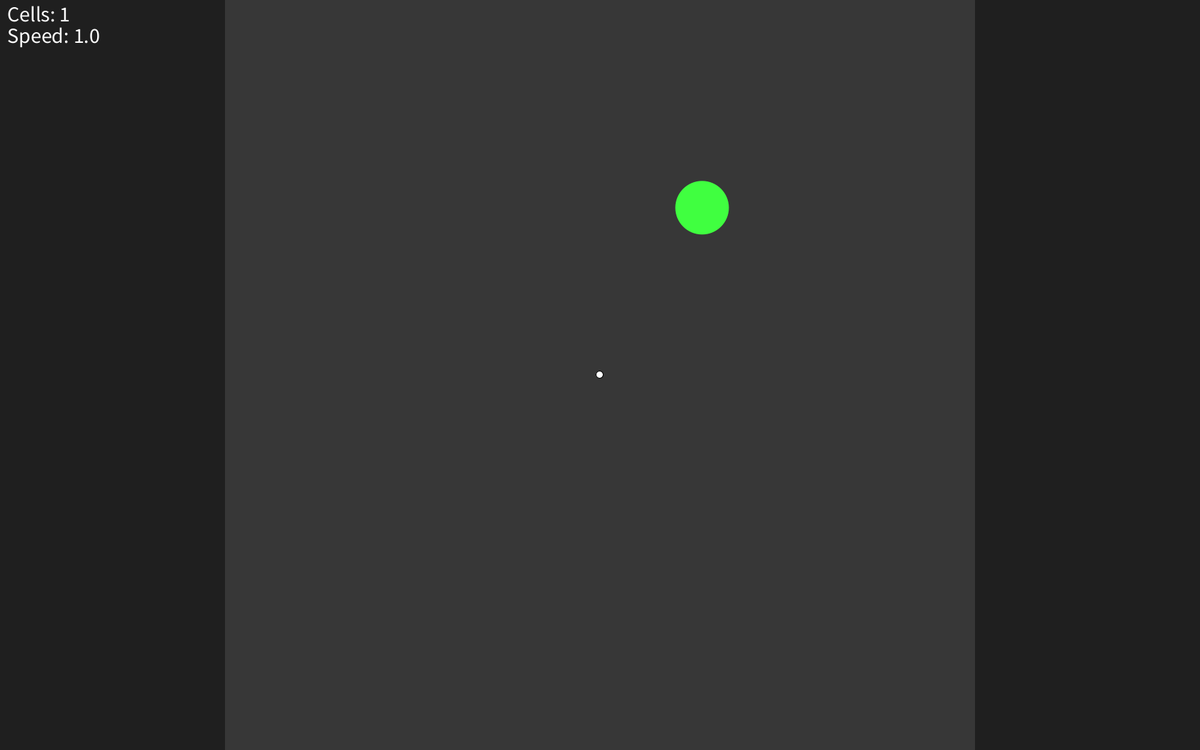
Frame 1 (no input)
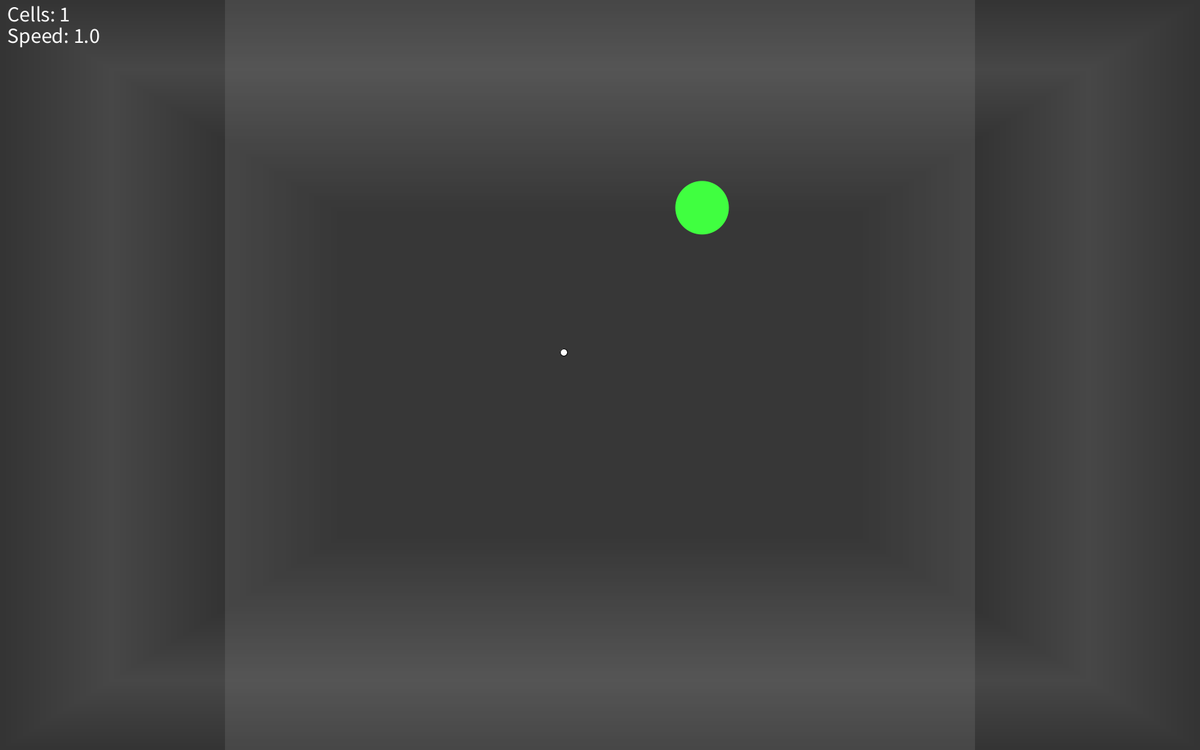
Frame 60 (the mouse pressed at the canvas centre just before this capture)
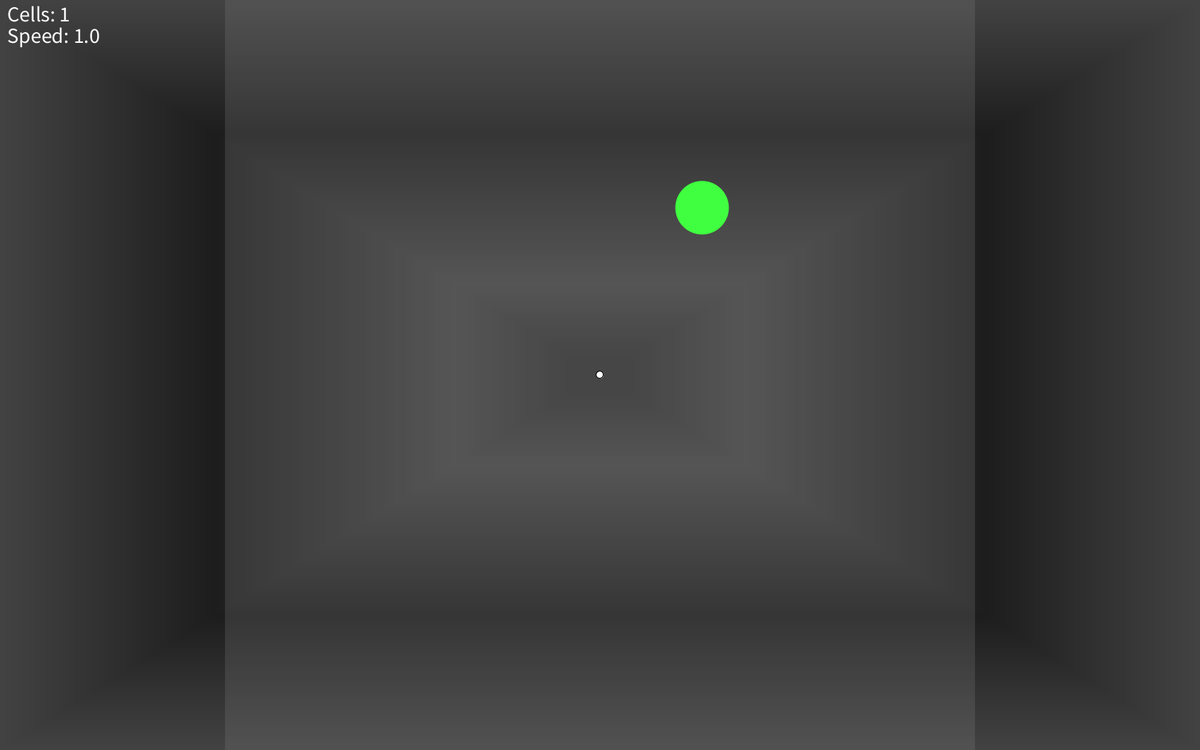
Frame 120 (the mouse held since frame 60 and released just before this capture)

The Processing sketch that drew these frames (run headless with seeded random() and noise(); from frame 60 on, the mouse is pressed at the canvas centre):

// Processing sketch: snaake
// ── snaake.pde
float dotSize = 10, map_rect_size;
Dot map;
Food food;
Snake snake;
Background bc;

void setup(){
  //Window
  size(1680, 1050);
  
  //Background
  bc = new Background(100, 30, 70, 5/3);
  
  //"MAP"
  map_rect_size = ((width<height)?width:height);
  map = new Dot((width-map_rect_size)/2,(height-map_rect_size)/2);
  
  //Other
  strokeWeight(1);
  textSize(30);
  food = new Food(dotSize*30/4);
  snake = new Snake();
}

float dist(Dot a, Dot b){ return dist(a.x,a.y,b.x,b.y); }

void keyPressed() {
  if(keyCode==107) snake.speed++;
  else if(keyCode==109) snake.speed--;
  else print(keyCode);
}

void mouseReleased() { snake.grow(); food.spawn(); }
// ── Background.pde
class Background{
  int activeCount = 0;
  double from, to, change, xRatio, yRatio;
  BackgroundState[] states;
  
  Background(int stateCount, double from, double to, double change){
    states = new BackgroundState[stateCount];
    this.from = from;
    this.to = to;
    this.change = change;
    this.xRatio = ((width/2)-1)/stateCount;
    this.yRatio = ((height/2)-1)/stateCount;
  }
  
  void draw(){
    noStroke();
    for(int i = 0; i<activeCount; i++){
      fill((int)states[i].col);
      rect((float)(i*xRatio),(float)(i*yRatio),(float)(width-i*xRatio*2),(float)(height-i*yRatio*2));
    }
  }
  
  void update(){
    if(activeCount<states.length){
      states[activeCount] = new BackgroundState(from, 1);
      activeCount++;
    }
    for(int i = 0; i<activeCount; i++){
      if(states[i].col>to|states[i].col<from) states[i].state*=-1; //Change state/direction
      states[i].col+=states[i].state*change; //Move color along the direction/state
    }
  }
}

class BackgroundState{
  double col;
  int state;
  
  BackgroundState(double col, int state){
    this.col = col;
    this.state = state;
  }
}
// ── Dot.pde
class Dot{
  float x,y;
  Dot(float x, float y){
    this.x = x;
    this.y = y;
  }
  Dot(Dot a){
    this.x = a.x;
    this.y = a.y;
  }
  void travel(Dot target, float max_distance){
    float x = target.x-this.x;
    float y = target.y-this.y;
    float z = dist(this,target);
    if(z>max_distance){
      float ratio = max_distance/z;
      x *= ratio;
      y *= ratio;
    }
    this.x += x;
    this.y += y;
  }
}
// ── Draw.pde
void draw(){
  update();
  bc.draw();
  draw_map();
  snake.draw();
  food.draw();
  draw_debug();
}

int debugCounter;
void draw_debug(){
  fill(255);
  debugCounter = 0;
  //debugText("FPS: " + (int)frameRate);
  debugText("Cells: " + (int)snake.body.size());
  debugText("Speed: " + (int)(snake.speed*10)/10.f);
}

void debugText(String info){
  debugCounter++;
  text(info, 10, 30*debugCounter);
}

void draw_map(){
  noStroke();
  fill(128,128,128,64);
  rect(map.x,map.y,map_rect_size,map_rect_size);
}
// ── Food.pde
class Food extends Dot{
  float size;
  Food(float size){
    super(0,0);
    this.size = size;
    spawn();
  }
  void spawn(){
    this.x = random(map.x+size/2,map_rect_size+map.x-size/2);
    this.y = random(map.y+size/2,map_rect_size+map.y-size/2);
  }
  void draw(){
    noStroke();
    fill(64,256,64);
    ellipse(this.x,this.y,size,size);
  }
  void update(){
  }
}
// ── Snake.pde
class Snake{
  ArrayList<Dot> body;
  float speed = 1;
  Snake(){
    body = new ArrayList<Dot>();
    for(int i = 0; i < 1; i++) body.add(new Dot(width/2, height/2));
  }
  void grow(){
    body.add(new Dot(body.get(body.size()-1)));
    speed+=0.2;
  }
  void update(){
    if(body.size()>0){
      body.get(0).travel(new Dot(mouseX, mouseY), speed);
      if(dist(body.get(0),food)<(dotSize+food.size)/2){
        food.spawn();
        grow();
      }
      for(int i = 1; i < body.size(); i++){
        Dot cell = body.get(i);
        Dot target = body.get(i-1);
        float z = dist(cell,target);
        if(z>dotSize){
          float ratio = (z-dotSize)/z;
          float xx = (target.x - cell.x)*ratio + cell.x;
          float yy = (target.y - cell.y)*ratio + cell.y;
          cell.travel(new Dot(xx, yy),speed);
        }
      }
    }
  }
  void draw(){
    fill(255);
    stroke(0);
    for(int i = body.size()-1; i >=0; i--){
      ellipse(body.get(i).x,body.get(i).y,dotSize,dotSize);
    }
  }
}
// ── Update.pde
void update(){
  bc.update();
  snake.update();
}
